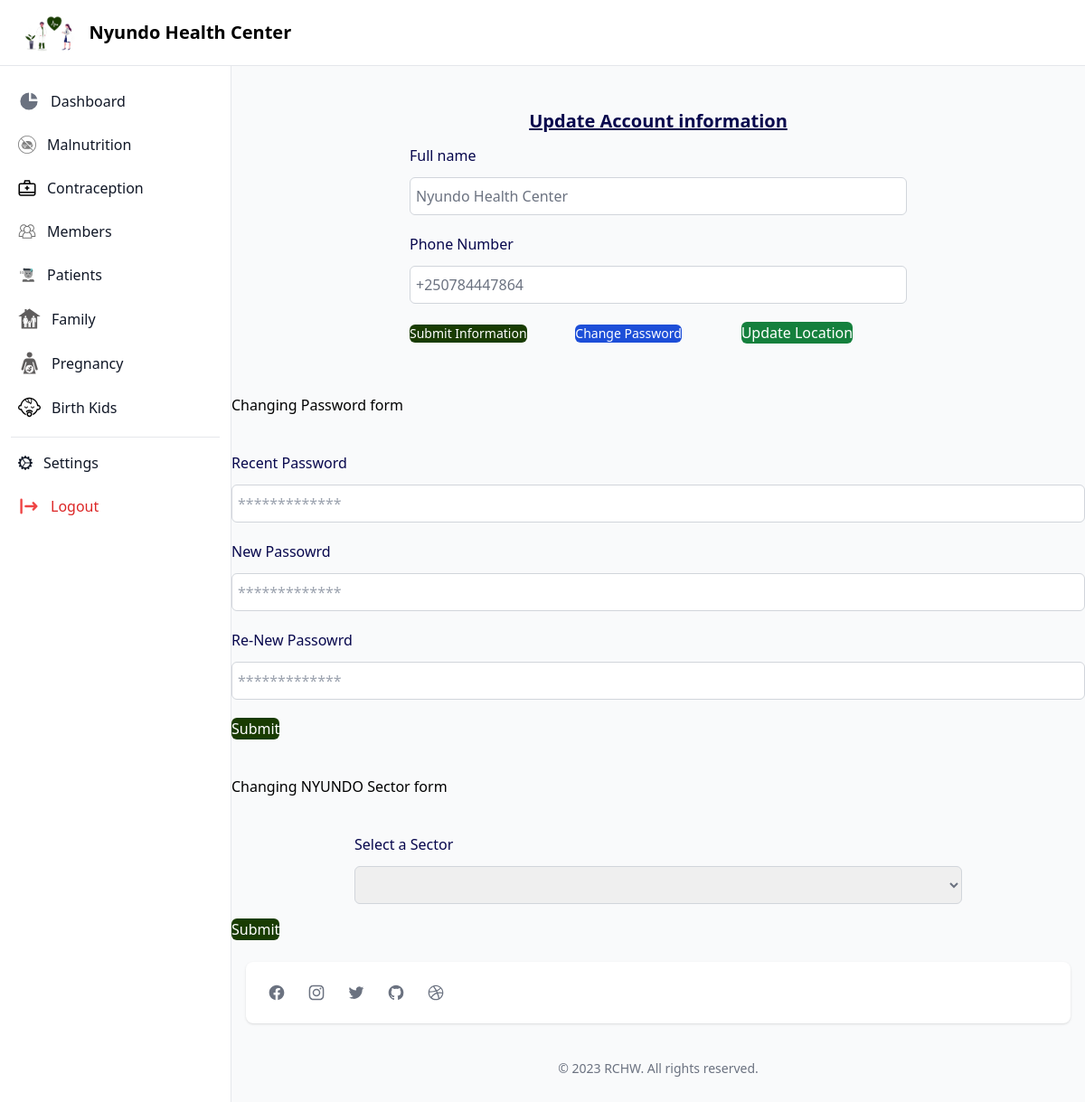
/change/pass/ (signed in), run on the app's committed database.
### accounts/models.py (models this page shows, shortened)
class User(AbstractBaseUser, PermissionsMixin):
    ADMIN="ADMIN"
    UMUJYANAMA="UMUJYANAMA"
    HC="HC"
    STAFF="STAFF"
    RSSB="RSSB"
    RAMA="RAMA"
    USER_TYPE_CHOICE = (
        (ADMIN,"Super User"),
        (STAFF,"Staff User"),
        (UMUJYANAMA,"Umujyana"),
        (HC,"Health Center"),
    )
    id = models.UUIDField(default=uuid.uuid4, primary_key=True, editable=False)
    email = models.EmailField("email address", max_length=255, unique=True,blank=True,null=True)
    full_name = models.CharField(_("full name"), max_length=100)
    username = models.CharField(_("username"), max_length=100, unique=True)
    phone_number = models.CharField(
        _("phone number"), max_length=255,unique=True
    )
    identification_number= models.CharField(_("identification_number"),max_length=255)
    user_type = models.CharField(
        _("user type"), choices=USER_TYPE_CHOICE, max_length=50, default=UMUJYANAMA
    )
    is_active = models.BooleanField(_("is active"), default=True)
    is_staff = models.BooleanField(_("staff"), default=False)
    is_first_login = models.BooleanField(_("staff"), default=True)
    admin = models.BooleanField(_("admin"), default=False)  # a admin
    created_on = models.DateTimeField(_("created on"), auto_now_add=True)
    objects = UserManager()
    USERNAME_FIELD = _("username")
    REQUIRED_FIELDS = ["email","full_name"]

class ClinicAddress(models.Model):
    clinic=models.OneToOneField(User,related_name='clinic_address',on_delete=models.CASCADE)
    sector=models.ForeignKey(Sector,on_delete=models.SET_NULL,related_name='clinic_sector',blank=True, null=True)
    class Meta:
        verbose_name = _("Clinic address")
        verbose_name_plural = _("Clinics address")
        ordering = ('sector',)

class Sector(models.Model):
    id = models.UUIDField(default=uuid.uuid4, primary_key=True, editable=False)
    name=models.CharField(max_length=50)
    district=models.ForeignKey(District,on_delete=models.CASCADE,related_name='province_sector')
    class Meta:
        verbose_name = _("Sector")
        verbose_name_plural = _("Sectors")
        ordering = ('name',)
    def __str__(self):
            return self.name

### healthCenter/views.py (the view, shortened to what this page needs)
# urls.py: path('change/pass/',change_pass,name="change_pass"),
def change_pass(request):
    form_pass = UserChangePassword()
    context={
        "form_pass":form_pass
    }
    return render(request,'auth/settings.html',context)

### healthCenter/forms.py (shortened to what this page needs)
class UserChangePassword(forms.ModelForm):
    new_password = forms.CharField(widget=forms.PasswordInput)
    re_password = forms.CharField(widget=forms.PasswordInput)
    class Meta:
        model = User
        fields = ('new_password', 're_password', 'password')

### healthCenter/templates/auth/settings.html (shortened to what this page needs)
{% extends 'base/healthCenter/base.html'%}
{% block css%}
<link rel="stylesheet" href="https://cdn.jsdelivr.net/npm/uikit@3.16.24/dist/css/uikit.min.css" />
{%endblock%}
{% block main%}
<section class="container px-4 mx-auto mt-10">
<div class="flex items-center justify-center p-4">
    <div class="mx-auto w-full max-w-[550px]">
        <form action="{% url 'settings_user'%}" method="POST">
            <h4 class="mb-3 block text-[#07074D] font-bold underline text-xl text-center">Update Account information</h3>
              <div class="mb-5">
                <label
                  for="name"
                  class="mb-3 block text-base font-medium text-[#07074D]"
                >
                Full name
                </label>
                <input
                  type="text"
                  name="full_name"
                  id="name"
                  placeholder="07..."
                  value="{{request.user.full_name}}"
                  required
                  class="w-full block w-full rounded-md border border-gray-300 focus:border-green-700 focus:outline-none focus:ring-1 focus:ring-green-700 py-2 px-1.5 text-gray-500 focus:shadow-md"            />
              </div>
            <div class="mb-5">
                <label
                  for="name"
                  class="mb-3 block text-base font-medium text-[#07074D]"
                >
                Phone Number
                </label>
                <input
                  type="text"
                  name="phone_number"
                  id="name"
                  placeholder="07..."
                  value={{request.user.phone_number}}
                  required
                  class="w-full block w-full rounded-md border border-gray-300 focus:border-green-700 focus:outline-none focus:ring-1 focus:ring-green-700 py-2 px-1.5 text-gray-500 focus:shadow-md"            />
              </div>
            <div>
           <div class="flex flex-wrap gap 2">
            <div class="w-1/3">
              <button
                class="uk-button text-sm text-center text-white AppBgColor rounded-md"
              >
                Submit Information
              </button></div>
              <div class="w-1/3">
                <button
                class="uk-button text-sm text-center text-white bg-blue-700 hover:bg-blue-500 rounded-md"
                type="button" uk-toggle="target: #modal-example" >
                Change Password
              </button>
              </div>
              <div class="w-1/3">
                {% if request.user.clinic_address%}
                <button
                class="uk-button  text-center text-white bg-green-700 hover:bg-green-500 rounded-md"
                type="button" uk-toggle="target: #modal-location" >
                Update Location
              </button>
              {% endif%}
              </div>
           </div>
            </div>
          </form>
    </div>
  </div>
</section>
<div id="modal-example" uk-modal>
  <div class="uk-modal-dialog uk-modal-body">
      <h2 class="uk-modal-title my-10">Changing Password form</h2>
      <form action="{% url 'change_pass'%}" method="POST">
          <div class="mb-5">
            <label
              for="name"
              class="mb-3 block text-base font-medium text-[#07074D]"
            >
            Recent Password
            </label>
            <input
              type="password"
              name="password"
              id="name"
              placeholder="*************"
              required
              class="w-full block w-full rounded-md border border-gray-300 focus:border-green-700 focus:outline-none focus:ring-1 focus:ring-green-700 py-2 px-1.5 text-gray-500 focus:shadow-md"            />
          </div>
        <div class="mb-5">
            <label
              for="name"
              class="mb-3 block text-base font-medium text-[#07074D]"
            >
            New Passowrd
            </label>
            <input
              type="password"
              name="new_password"
              id="name"
              placeholder="*************"
              required
              class="w-full block w-full rounded-md border border-gray-300 focus:border-green-700 focus:outline-none focus:ring-1 focus:ring-green-700 py-2 px-1.5 text-gray-500 focus:shadow-md"            />
          </div>
        <div>
          <div class="mb-5">
            <label
              for="name"
              class="mb-3 block text-base font-medium text-[#07074D]"
            >
            Re-New Passowrd
            </label>
            <input
              type="password"
              name="re_password"
              id="name"
              placeholder="*************"
              required
              class="w-full block w-full rounded-md border border-gray-300 focus:border-green-700 focus:outline-none focus:ring-1 focus:ring-green-700 py-2 px-1.5 text-gray-500 focus:shadow-md"            />
          </div>
        <div>
       <div class="flex flex-wrap">
        <div class="w-full">   <button
            class="uk-button  text-center text-white AppBgColor rounded-md"
          >
            Submit
          </button></div>
       </div>
        </div>
      </form>
  </div>
</div>
</div>
<div id="modal-location" uk-modal>
  <div class="uk-modal-dialog uk-modal-body">
      <h2 class="uk-modal-title my-10">Changing {{request.user.clinic_address.sector}} Sector form</h2>
      <form action="{% url 'change_location'%}" method="POST">
        <div class="max-w-2xl mx-auto my-4">
          <label for="countries" class="mb-3 block text-base font-medium text-[#07074D]">Select a Sector</label>
              <select
              name="sector"
              id="countries" class="w-full block w-full rounded-md border border-gray-300 focus:border-green-700 focus:outline-none focus:ring-1 focus:ring-green-700 py-2 px-1.5 text-gray-500 focus:shadow-md">
          </select>
      </div>
       <div class="flex flex-wrap">
        <div class="w-full">   <button
            class="uk-button  text-center text-white AppBgColor rounded-md"
          >
            Submit
          </button></div>
      </form>
  </div>
</div>
</div>
{%endblock%}

### templates/base/healthCenter/base.html (shortened to what this page needs)
{%load static%}
{% if request.user.user_type == 'HC'%}
<!doctype html>
<html>
<head>
  <script src="https://cdn.tailwindcss.com"></script>
  <link rel="stylesheet" href="https://cdn.jsdelivr.net/npm/uikit@3.16.23/dist/css/uikit.min.css" />
 {% block css%}{%endblock%}
</head>
<body>
<div>
    <nav class="bg-white border-b border-gray-200 fixed z-30 w-full">
       <div class="px-3 py-3 lg:px-5 lg:pl-3">
          <div class="flex items-center justify-between">
             <div class="flex items-center justify-start">
                <div  class="text-xl font-bold flex items-center lg:ml-2.5">
                <img src={%static  'images/undraw_medicine_b1ol.png'%} class="h-12 mr-2" alt="Windster Logo">
                <span class="self-center whitespace-nowrap">{{request.user.full_name}}</span>
                </div>
             </div>
          </div>
       </div>
    </nav>
    <div class="flex overflow-hidden bg-white pt-16">
       <aside id="sidebar" class="fixed hidden z-20 h-full top-0 left-0 pt-16 flex lg:flex flex-shrink-0 flex-col w-64 transition-width duration-75" aria-label="Sidebar">
          <div class="relative flex-1 flex flex-col min-h-0 border-r border-gray-200 bg-white pt-0">
             <div class="flex-1 flex flex-col pt-5 pb-4 overflow-y-auto">
                <div class="flex-1 px-3 bg-white divide-y space-y-1">
                   <ul class="space-y-2 pb-2">
                      <li>
                         <a href={% url 'home_health_center' %} class="text-base text-gray-900 font-normal rounded-lg flex items-center p-2 hover:bg-gray-100 group">
                            <svg class="w-6 h-6 text-gray-500 group-hover:text-gray-900 transition duration-75" fill="currentColor" viewBox="0 0 20 20" xmlns="http://www.w3.org/2000/svg">
                               <path d="M2 10a8 8 0 018-8v8h8a8 8 0 11-16 0z"></path>
                               <path d="M12 2.252A8.014 8.014 0 0117.748 8H12V2.252z"></path>
                            </svg>
                            <span class="ml-3">Dashboard</span>
                         </a>
                      </li>
                      <li>
                         <a href="{% url 'malnutrition'%}"  class="text-base text-gray-900 font-normal rounded-lg hover:bg-gray-100 flex items-center p-2 group ">
                            <span class="ml-3 flex-1 whitespace-nowrap">Malnutrition</span>
                         </a>
                      </li>
                      <li>
                         <a href={% url 'contraception'%}  class="text-base text-gray-900 font-normal rounded-lg hover:bg-gray-100 flex items-center p-2 group ">
                            <span class="ml-3 flex-1 whitespace-nowrap">Contraception</span>
                         </a>
                      </li>
                      <li>
                         <a href={% url 'members' %} class="text-base text-gray-900 font-normal rounded-lg hover:bg-gray-100 flex items-center p-2 group ">
                            <span class="ml-3 flex-1 whitespace-nowrap">Members</span>
                         </a>
                      </li>
                      <li>
                         <a href={% url 'patient'%} class="text-base text-gray-900 font-normal rounded-lg hover:bg-gray-100 flex items-center p-2 group ">
                            <span class="ml-3 flex-1 whitespace-nowrap">Patients</span>
                         </a>
                      </li>
                      <li>
                        <a href={% url 'house_hold'%} class="text-base text-gray-900 font-normal rounded-lg hover:bg-gray-100 flex items-center p-2 group ">
                           <span class="ml-3 flex-1 whitespace-nowrap">Family</span>
                        </a>
                     </li>
                     <li>
                        <a href={% url 'pregnancy_woman'%} class="text-base text-gray-900 font-normal rounded-lg hover:bg-gray-100 flex items-center p-2 group ">
                           <span class="ml-3 flex-1 whitespace-nowrap">Pregnancy</span>
                        </a>
                     </li>
                     <li>
                        <a href={% url 'birth_child'%} class="text-base text-gray-900 font-normal rounded-lg hover:bg-gray-100 flex items-center p-2 group ">
                           <span class="ml-3 flex-1 whitespace-nowrap">Birth Kids</span>
                        </a>
                     </li>
                   </ul>
                   <div class="space-y-2 pt-2">
                      <a href="{% url 'settings_user'%}"  class="text-base text-gray-900 font-normal rounded-lg hover:bg-gray-100 group transition duration-75 flex items-center p-2">
                         <span class="ml-3">Settings</span>
                      </a>
                      <a href="{% url 'logout'%}" class="text-base text-red-600 font-normal rounded-lg hover:bg-gray-100 flex items-center p-2 group ">
                        <span class="ml-3 flex-1  whitespace-nowrap">Logout</span>
                     </a>
                   </div>
                </div>
             </div>
          </div>
       </aside>
       <div id="main-content" class="h-full w-full bg-gray-50 relative overflow-y-auto lg:ml-64">
         {% block main %}{% endblock%}
          <footer class="bg-white md:flex md:items-center md:justify-between shadow rounded-lg p-4 md:p-6 xl:p-8 my-6 mx-4">
             <div class="flex sm:justify-center space-x-6">
                <a href="#" class="text-gray-500 hover:text-gray-900">
                </a>
                <a href="#" class="text-gray-500 hover:text-gray-900">
                </a>
                <a href="#" class="text-gray-500 hover:text-gray-900">
                </a>
                <a href="#" class="text-gray-500 hover:text-gray-900">
                </a>
                <a href="#" class="text-gray-500 hover:text-gray-900">
                </a>
             </div>
          </footer>
          <p class="text-center text-sm text-gray-500 my-10">
             &copy; 2023 <a href="#" class="hover:underline" target="_blank">RCHW</a>. All rights reserved.
          </p>
       </div>
</body>
</html>
{%endif%}

### templates/base/healthCenter/base.html (style rules this page uses)
.AppBgColor { background-color:#193c02; }

### data on the page
User: user.full_name "Nyundo Health Center", full_name "Nyundo Health Center", phone_number "+250784447864", user.clinic_address.sector "NYUNDO"
